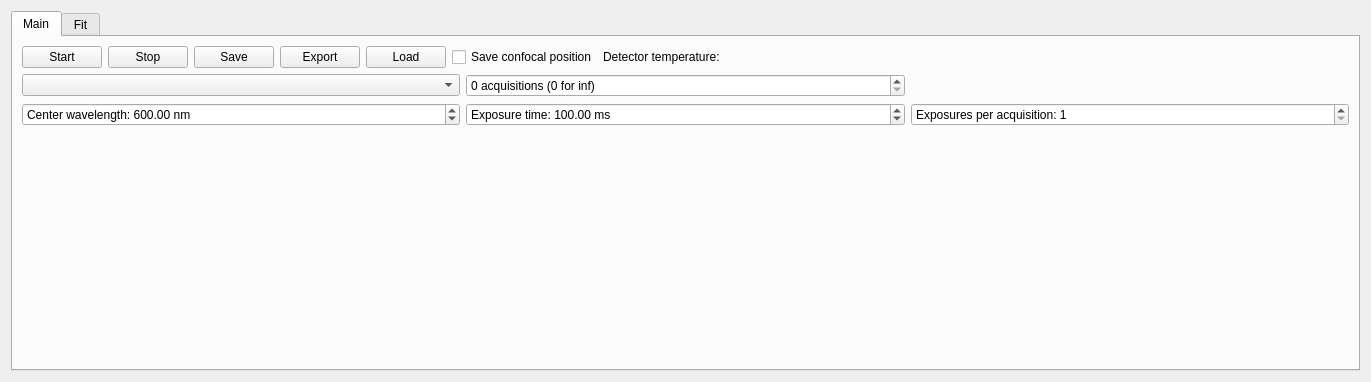
<?xml version="1.0" encoding="UTF-8"?>
<ui version="4.0">
 <class>Spectroscopy</class>
 <widget class="QWidget" name="Spectroscopy">
  <property name="geometry">
   <rect>
    <x>0</x>
    <y>0</y>
    <width>1371</width>
    <height>382</height>
   </rect>
  </property>
  <property name="windowTitle">
   <string>Spectroscopy</string>
  </property>
  <layout class="QVBoxLayout" name="verticalLayout_2">
   <item>
    <widget class="QTabWidget" name="tabWidget">
     <property name="currentIndex">
      <number>0</number>
     </property>
     <widget class="QWidget" name="measTab">
      <attribute name="title">
       <string>Main</string>
      </attribute>
      <layout class="QVBoxLayout" name="verticalLayout">
       <item>
        <layout class="QHBoxLayout" name="horizontalLayout_2">
         <item>
          <widget class="QPushButton" name="startButton">
           <property name="text">
            <string>Start</string>
           </property>
          </widget>
         </item>
         <item>
          <widget class="QPushButton" name="stopButton">
           <property name="text">
            <string>Stop</string>
           </property>
          </widget>
         </item>
         <item>
          <widget class="QPushButton" name="saveButton">
           <property name="text">
            <string>Save</string>
           </property>
          </widget>
         </item>
         <item>
          <widget class="QPushButton" name="exportButton">
           <property name="text">
            <string>Export</string>
           </property>
          </widget>
         </item>
         <item>
          <widget class="QPushButton" name="loadButton">
           <property name="text">
            <string>Load</string>
           </property>
          </widget>
         </item>
         <item>
          <widget class="QCheckBox" name="saveconfocalBox">
           <property name="text">
            <string>Save confocal position</string>
           </property>
          </widget>
         </item>
         <item>
          <widget class="QLabel" name="temp_label">
           <property name="text">
            <string>Detector temperature: </string>
           </property>
          </widget>
         </item>
         <item>
          <spacer name="horizontalSpacer_3">
           <property name="orientation">
            <enum>Qt::Horizontal</enum>
           </property>
           <property name="sizeType">
            <enum>QSizePolicy::Expanding</enum>
           </property>
           <property name="sizeHint" stdset="0">
            <size>
             <width>100</width>
             <height>20</height>
            </size>
           </property>
          </spacer>
         </item>
        </layout>
       </item>
       <item>
        <layout class="QGridLayout" name="gridLayout">
         <item row="3" column="2">
          <widget class="QSpinBox" name="exposuresBox">
           <property name="prefix">
            <string>Exposures per acquisition: </string>
           </property>
           <property name="minimum">
            <number>1</number>
           </property>
           <property name="maximum">
            <number>999</number>
           </property>
          </widget>
         </item>
         <item row="3" column="1">
          <widget class="QDoubleSpinBox" name="exposuretimeBox">
           <property name="prefix">
            <string>Exposure time: </string>
           </property>
           <property name="suffix">
            <string> ms</string>
           </property>
           <property name="minimum">
            <double>1.000000000000000</double>
           </property>
           <property name="maximum">
            <double>100000.000000000000000</double>
           </property>
           <property name="singleStep">
            <double>100.000000000000000</double>
           </property>
           <property name="value">
            <double>100.000000000000000</double>
           </property>
          </widget>
         </item>
         <item row="3" column="0">
          <widget class="QDoubleSpinBox" name="centerBox">
           <property name="prefix">
            <string>Center wavelength: </string>
           </property>
           <property name="suffix">
            <string> nm</string>
           </property>
           <property name="minimum">
            <double>100.000000000000000</double>
           </property>
           <property name="maximum">
            <double>2000.000000000000000</double>
           </property>
           <property name="singleStep">
            <double>10.000000000000000</double>
           </property>
           <property name="value">
            <double>600.000000000000000</double>
           </property>
          </widget>
         </item>
         <item row="2" column="0">
          <widget class="QComboBox" name="baseconfBox"/>
         </item>
         <item row="2" column="1">
          <widget class="QSpinBox" name="acquisitionsBox">
           <property name="suffix">
            <string> acquisitions (0 for inf)</string>
           </property>
           <property name="minimum">
            <number>0</number>
           </property>
           <property name="maximum">
            <number>99999</number>
           </property>
           <property name="value">
            <number>0</number>
           </property>
          </widget>
         </item>
        </layout>
       </item>
       <item>
        <spacer name="verticalSpacer">
         <property name="orientation">
          <enum>Qt::Vertical</enum>
         </property>
         <property name="sizeHint" stdset="0">
          <size>
           <width>20</width>
           <height>40</height>
          </size>
         </property>
        </spacer>
       </item>
      </layout>
     </widget>
     <widget class="QWidget" name="fiTab">
      <attribute name="title">
       <string>Fit</string>
      </attribute>
     </widget>
    </widget>
   </item>
  </layout>
 </widget>
 <tabstops>
  <tabstop>tabWidget</tabstop>
  <tabstop>startButton</tabstop>
  <tabstop>stopButton</tabstop>
  <tabstop>saveButton</tabstop>
  <tabstop>loadButton</tabstop>
  <tabstop>saveconfocalBox</tabstop>
  <tabstop>baseconfBox</tabstop>
  <tabstop>acquisitionsBox</tabstop>
  <tabstop>centerBox</tabstop>
  <tabstop>exposuretimeBox</tabstop>
  <tabstop>exposuresBox</tabstop>
 </tabstops>
 <resources/>
 <connections/>
</ui>
